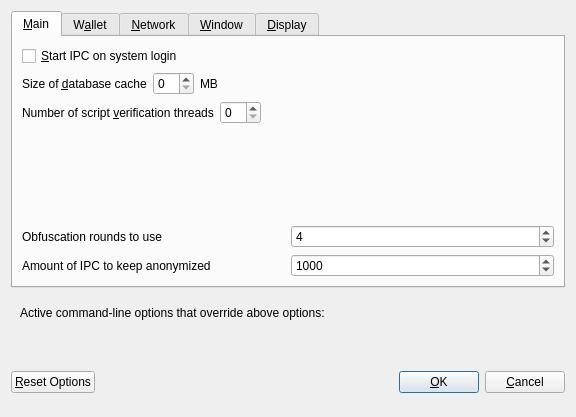
<?xml version="1.0" encoding="UTF-8"?>
<ui version="4.0">
 <class>OptionsDialog</class>
 <widget class="QDialog" name="OptionsDialog">
  <property name="geometry">
   <rect>
    <x>0</x>
    <y>0</y>
    <width>576</width>
    <height>417</height>
   </rect>
  </property>
  <property name="windowTitle">
   <string>Options</string>
  </property>
  <property name="modal">
   <bool>true</bool>
  </property>
  <layout class="QVBoxLayout" name="verticalLayout">
   <item>
    <widget class="QTabWidget" name="tabWidget">
     <property name="currentIndex">
      <number>0</number>
     </property>
     <widget class="QWidget" name="tabMain">
      <attribute name="title">
       <string>&amp;Main</string>
      </attribute>
      <layout class="QVBoxLayout" name="verticalLayout_Main">
       <item>
        <widget class="QCheckBox" name="bitcoinAtStartup">
         <property name="toolTip">
          <string>Automatically start IPC after logging in to the system.</string>
         </property>
         <property name="text">
          <string>&amp;Start IPC on system login</string>
         </property>
        </widget>
       </item>
       <item>
        <layout class="QHBoxLayout" name="horizontalLayout_2_Main">
         <item>
          <widget class="QLabel" name="databaseCacheLabel">
           <property name="text">
            <string>Size of &amp;database cache</string>
           </property>
           <property name="textFormat">
            <enum>Qt::PlainText</enum>
           </property>
           <property name="buddy">
            <cstring>databaseCache</cstring>
           </property>
          </widget>
         </item>
         <item>
          <widget class="QSpinBox" name="databaseCache"/>
         </item>
         <item>
          <widget class="QLabel" name="databaseCacheUnitLabel">
           <property name="text">
            <string>MB</string>
           </property>
           <property name="textFormat">
            <enum>Qt::PlainText</enum>
           </property>
          </widget>
         </item>
         <item>
          <spacer name="horizontalSpacer_2_Main">
           <property name="orientation">
            <enum>Qt::Horizontal</enum>
           </property>
           <property name="sizeHint" stdset="0">
            <size>
             <width>40</width>
             <height>20</height>
            </size>
           </property>
          </spacer>
         </item>
        </layout>
       </item>
       <item>
        <layout class="QHBoxLayout" name="horizontalLayout_3_Main">
         <item>
          <widget class="QLabel" name="threadsScriptVerifLabel">
           <property name="text">
            <string>Number of script &amp;verification threads</string>
           </property>
           <property name="textFormat">
            <enum>Qt::PlainText</enum>
           </property>
           <property name="buddy">
            <cstring>threadsScriptVerif</cstring>
           </property>
          </widget>
         </item>
         <item>
          <widget class="QSpinBox" name="threadsScriptVerif">
           <property name="toolTip">
            <string>(0 = auto, &lt;0 = leave that many cores free)</string>
           </property>
          </widget>
         </item>
         <item>
          <spacer name="horizontalSpacer_3_Main">
           <property name="orientation">
            <enum>Qt::Horizontal</enum>
           </property>
           <property name="sizeHint" stdset="0">
            <size>
             <width>40</width>
             <height>20</height>
            </size>
           </property>
          </spacer>
         </item>
        </layout>
       </item>
       <item>
        <spacer name="verticalSpacer_Main">
         <property name="orientation">
          <enum>Qt::Vertical</enum>
         </property>
         <property name="sizeHint" stdset="0">
          <size>
           <width>20</width>
           <height>40</height>
          </size>
         </property>
        </spacer>
       </item>
       <item>
        <layout class="QHBoxLayout" name="horizontalLayout_4_Main">
         <item>
          <widget class="QLabel" name="label">
           <property name="toolTip">
            <string>This setting determines the amount of individual masternodes that an input will be anonymized through.&lt;br/&gt;More rounds of anonymization gives a higher degree of privacy, but also costs more in fees.</string>
           </property>
           <property name="text">
            <string>Obfuscation rounds to use</string>
           </property>
          </widget>
         </item>
         <item>
          <widget class="QSpinBox" name="obfuscationRounds">
           <property name="minimum">
            <number>2</number>
           </property>
           <property name="maximum">
            <number>8</number>
           </property>
           <property name="value">
            <number>4</number>
           </property>
          </widget>
         </item>
        </layout>
       </item>
       <item>
        <layout class="QHBoxLayout" name="horizontalLayout">
         <item>
          <widget class="QLabel" name="label_2">
           <property name="toolTip">
            <string>This amount acts as a threshold to turn off Obfuscation once it's reached.</string>
           </property>
           <property name="statusTip">
            <string notr="true"/>
           </property>
           <property name="whatsThis">
            <string notr="true"/>
           </property>
           <property name="accessibleName">
            <string notr="true"/>
           </property>
           <property name="accessibleDescription">
            <string notr="true"/>
           </property>
           <property name="text">
            <string>Amount of IPC to keep anonymized</string>
           </property>
          </widget>
         </item>
         <item>
          <widget class="QSpinBox" name="anonymizeIpcash">
           <property name="minimum">
            <number>100</number>
           </property>
           <property name="maximum">
            <number>100000</number>
           </property>
           <property name="singleStep">
            <number>100</number>
           </property>
           <property name="value">
            <number>1000</number>
           </property>
          </widget>
         </item>
        </layout>
       </item>
      </layout>
     </widget>
     <widget class="QWidget" name="tabWallet">
      <attribute name="title">
       <string>W&amp;allet</string>
      </attribute>
      <layout class="QVBoxLayout" name="verticalLayout_Wallet">
       <item>
        <widget class="QGroupBox" name="groupBox">
         <property name="title">
          <string>Expert</string>
         </property>
         <layout class="QVBoxLayout" name="verticalLayout_2">
          <item>
           <widget class="QCheckBox" name="coinControlFeatures">
            <property name="toolTip">
             <string>Whether to show coin control features or not.</string>
            </property>
            <property name="text">
             <string>Enable coin &amp;control features</string>
            </property>
           </widget>
          </item>
          <item>
           <widget class="QCheckBox" name="showMasternodesTab">
            <property name="toolTip">
             <string>Show additional tab listing all your masternodes in first sub-tab&lt;br/&gt;and all masternodes on the network in second sub-tab.</string>
            </property>
            <property name="text">
             <string>Show Masternodes Tab</string>
            </property>
           </widget>
          </item>
          <item>
           <widget class="QCheckBox" name="spendZeroConfChange">
            <property name="toolTip">
             <string>If you disable the spending of unconfirmed change, the change from a transaction&lt;br/&gt;cannot be used until that transaction has at least one confirmation.&lt;br/&gt;This also affects how your balance is computed.</string>
            </property>
            <property name="text">
             <string>&amp;Spend unconfirmed change</string>
            </property>
           </widget>
          </item>
         </layout>
        </widget>
       </item>
       <item>
        <spacer name="verticalSpacer_Wallet">
         <property name="orientation">
          <enum>Qt::Vertical</enum>
         </property>
         <property name="sizeHint" stdset="0">
          <size>
           <width>20</width>
           <height>40</height>
          </size>
         </property>
        </spacer>
       </item>
      </layout>
     </widget>
     <widget class="QWidget" name="tabNetwork">
      <attribute name="title">
       <string>&amp;Network</string>
      </attribute>
      <layout class="QVBoxLayout" name="verticalLayout_Network">
       <item>
        <widget class="QCheckBox" name="mapPortUpnp">
         <property name="toolTip">
          <string>Automatically open the IPC client port on the router. This only works when your router supports UPnP and it is enabled.</string>
         </property>
         <property name="text">
          <string>Map port using &amp;UPnP</string>
         </property>
        </widget>
       </item>
       <item>
        <widget class="QCheckBox" name="allowIncoming">
         <property name="toolTip">
          <string>Accept connections from outside</string>
         </property>
         <property name="text">
          <string>Allow incoming connections</string>
         </property>
        </widget>
       </item>
       <item>
        <widget class="QCheckBox" name="connectSocks">
         <property name="toolTip">
          <string>Connect to the IPC network through a SOCKS5 proxy.</string>
         </property>
         <property name="text">
          <string>&amp;Connect through SOCKS5 proxy (default proxy):</string>
         </property>
        </widget>
       </item>
       <item>
        <layout class="QHBoxLayout" name="horizontalLayout_1_Network">
         <item>
          <widget class="QLabel" name="proxyIpLabel">
           <property name="text">
            <string>Proxy &amp;IP:</string>
           </property>
           <property name="textFormat">
            <enum>Qt::PlainText</enum>
           </property>
           <property name="buddy">
            <cstring>proxyIp</cstring>
           </property>
          </widget>
         </item>
         <item>
          <widget class="QValidatedLineEdit" name="proxyIp">
           <property name="minimumSize">
            <size>
             <width>140</width>
             <height>0</height>
            </size>
           </property>
           <property name="maximumSize">
            <size>
             <width>140</width>
             <height>16777215</height>
            </size>
           </property>
           <property name="toolTip">
            <string>IP address of the proxy (e.g. IPv4: 127.0.0.1 / IPv6: ::1)</string>
           </property>
          </widget>
         </item>
         <item>
          <widget class="QLabel" name="proxyPortLabel">
           <property name="text">
            <string>&amp;Port:</string>
           </property>
           <property name="textFormat">
            <enum>Qt::PlainText</enum>
           </property>
           <property name="buddy">
            <cstring>proxyPort</cstring>
           </property>
          </widget>
         </item>
         <item>
          <widget class="QLineEdit" name="proxyPort">
           <property name="minimumSize">
            <size>
             <width>55</width>
             <height>0</height>
            </size>
           </property>
           <property name="maximumSize">
            <size>
             <width>55</width>
             <height>16777215</height>
            </size>
           </property>
           <property name="toolTip">
            <string>Port of the proxy (e.g. 9050)</string>
           </property>
          </widget>
         </item>
         <item>
          <spacer name="horizontalSpacer_1_Network">
           <property name="orientation">
            <enum>Qt::Horizontal</enum>
           </property>
           <property name="sizeHint" stdset="0">
            <size>
             <width>40</width>
             <height>20</height>
            </size>
           </property>
          </spacer>
         </item>
        </layout>
       </item>
       <item>
        <spacer name="verticalSpacer_Network">
         <property name="orientation">
          <enum>Qt::Vertical</enum>
         </property>
         <property name="sizeHint" stdset="0">
          <size>
           <width>20</width>
           <height>40</height>
          </size>
         </property>
        </spacer>
       </item>
      </layout>
     </widget>
     <widget class="QWidget" name="tabWindow">
      <attribute name="title">
       <string>&amp;Window</string>
      </attribute>
      <layout class="QVBoxLayout" name="verticalLayout_Window">
       <item>
        <widget class="QCheckBox" name="minimizeToTray">
         <property name="toolTip">
          <string>Show only a tray icon after minimizing the window.</string>
         </property>
         <property name="text">
          <string>&amp;Minimize to the tray instead of the taskbar</string>
         </property>
        </widget>
       </item>
       <item>
        <widget class="QCheckBox" name="minimizeOnClose">
         <property name="toolTip">
          <string>Minimize instead of exit the application when the window is closed. When this option is enabled, the application will be closed only after selecting Quit in the menu.</string>
         </property>
         <property name="text">
          <string>M&amp;inimize on close</string>
         </property>
        </widget>
       </item>
       <item>
        <spacer name="verticalSpacer_Window">
         <property name="orientation">
          <enum>Qt::Vertical</enum>
         </property>
         <property name="sizeHint" stdset="0">
          <size>
           <width>20</width>
           <height>40</height>
          </size>
         </property>
        </spacer>
       </item>
      </layout>
     </widget>
     <widget class="QWidget" name="tabDisplay">
      <attribute name="title">
       <string>&amp;Display</string>
      </attribute>
      <layout class="QVBoxLayout" name="verticalLayout_Display">
       <item>
        <layout class="QHBoxLayout" name="horizontalLayout_1_Display">
         <item>
          <widget class="QLabel" name="langLabel">
           <property name="text">
            <string>User Interface &amp;language:</string>
           </property>
           <property name="textFormat">
            <enum>Qt::PlainText</enum>
           </property>
           <property name="buddy">
            <cstring>lang</cstring>
           </property>
          </widget>
         </item>
         <item>
          <widget class="QValueComboBox" name="lang">
           <property name="toolTip">
            <string>The user interface language can be set here. This setting will take effect after restarting IPC.</string>
           </property>
          </widget>
         </item>
        </layout>
       </item>
       <item>
        <widget class="QLabel" name="label_3">
         <property name="toolTip">
          <string notr="true"/>
         </property>
         <property name="statusTip">
          <string notr="true"/>
         </property>
         <property name="whatsThis">
          <string notr="true"/>
         </property>
         <property name="accessibleName">
          <string notr="true"/>
         </property>
         <property name="text">
          <string>Language missing or translation incomplete? Help contributing translations here:
https://www.transifex.com/ipcash-project/ipcash-project-translations</string>
         </property>
         <property name="wordWrap">
          <bool>true</bool>
         </property>
         <property name="openExternalLinks">
          <bool>true</bool>
         </property>
         <property name="textInteractionFlags">
          <set>Qt::TextBrowserInteraction</set>
         </property>
        </widget>
       </item>
       <item>
        <layout class="QHBoxLayout" name="horizontalLayout_4_Display" stretch="0,0">
         <item>
          <widget class="QLabel" name="themeLabel">
           <property name="text">
            <string>User Interface Theme:</string>
           </property>
          </widget>
         </item>
         <item>
          <widget class="QValueComboBox" name="theme"/>
         </item>
        </layout>
       </item>
       <item>
        <widget class="Line" name="line">
         <property name="orientation">
          <enum>Qt::Horizontal</enum>
         </property>
        </widget>
       </item>
       <item>
        <layout class="QHBoxLayout" name="horizontalLayout_2_Display">
         <item>
          <widget class="QLabel" name="unitLabel">
           <property name="text">
            <string>&amp;Unit to show amounts in:</string>
           </property>
           <property name="textFormat">
            <enum>Qt::PlainText</enum>
           </property>
           <property name="buddy">
            <cstring>unit</cstring>
           </property>
          </widget>
         </item>
         <item>
          <widget class="QValueComboBox" name="unit">
           <property name="toolTip">
            <string>Choose the default subdivision unit to show in the interface and when sending coins.</string>
           </property>
          </widget>
         </item>
        </layout>
       </item>
       <item>
        <layout class="QHBoxLayout" name="horizontalLayout_5_Display">
         <item>
          <widget class="QLabel" name="digitsLabel">
           <property name="text">
            <string>Decimal digits</string>
           </property>
          </widget>
         </item>
         <item>
          <widget class="QValueComboBox" name="digits"/>
         </item>
        </layout>
       </item>
       <item>
        <layout class="QHBoxLayout" name="horizontalLayout_3_Display">
         <item>
          <widget class="QLabel" name="thirdPartyTxUrlsLabel">
           <property name="toolTip">
            <string>Third party URLs (e.g. a block explorer) that appear in the transactions tab as context menu items. %s in the URL is replaced by transaction hash. Multiple URLs are separated by vertical bar |.</string>
           </property>
           <property name="text">
            <string>Third party transaction URLs</string>
           </property>
           <property name="buddy">
            <cstring>thirdPartyTxUrls</cstring>
           </property>
          </widget>
         </item>
         <item>
          <widget class="QLineEdit" name="thirdPartyTxUrls">
           <property name="toolTip">
            <string>Third party URLs (e.g. a block explorer) that appear in the transactions tab as context menu items. %s in the URL is replaced by transaction hash. Multiple URLs are separated by vertical bar |.</string>
           </property>
          </widget>
         </item>
        </layout>
       </item>
       <item>
        <spacer name="verticalSpacer">
         <property name="orientation">
          <enum>Qt::Vertical</enum>
         </property>
         <property name="sizeHint" stdset="0">
          <size>
           <width>20</width>
           <height>40</height>
          </size>
         </property>
        </spacer>
       </item>
      </layout>
     </widget>
    </widget>
   </item>
   <item>
    <widget class="QFrame" name="frame">
     <layout class="QVBoxLayout" name="verticalLayout_Bottom">
      <item>
       <layout class="QHBoxLayout" name="horizontalLayout_Bottom">
        <item>
         <widget class="QLabel" name="overriddenByCommandLineInfoLabel">
          <property name="text">
           <string>Active command-line options that override above options:</string>
          </property>
          <property name="textFormat">
           <enum>Qt::PlainText</enum>
          </property>
         </widget>
        </item>
        <item>
         <spacer name="horizontalSpacer_Bottom">
          <property name="orientation">
           <enum>Qt::Horizontal</enum>
          </property>
          <property name="sizeHint" stdset="0">
           <size>
            <width>40</width>
            <height>20</height>
           </size>
          </property>
         </spacer>
        </item>
       </layout>
      </item>
      <item>
       <widget class="QLabel" name="overriddenByCommandLineLabel">
        <property name="text">
         <string/>
        </property>
        <property name="textFormat">
         <enum>Qt::PlainText</enum>
        </property>
        <property name="wordWrap">
         <bool>true</bool>
        </property>
       </widget>
      </item>
     </layout>
    </widget>
   </item>
   <item>
    <layout class="QHBoxLayout" name="horizontalLayout_Buttons">
     <item>
      <widget class="QPushButton" name="resetButton">
       <property name="toolTip">
        <string>Reset all client options to default.</string>
       </property>
       <property name="text">
        <string>&amp;Reset Options</string>
       </property>
       <property name="autoDefault">
        <bool>false</bool>
       </property>
      </widget>
     </item>
     <item>
      <spacer name="horizontalSpacer_1">
       <property name="orientation">
        <enum>Qt::Horizontal</enum>
       </property>
       <property name="sizeHint" stdset="0">
        <size>
         <width>40</width>
         <height>48</height>
        </size>
       </property>
      </spacer>
     </item>
     <item>
      <widget class="QLabel" name="statusLabel">
       <property name="minimumSize">
        <size>
         <width>200</width>
         <height>0</height>
        </size>
       </property>
       <property name="font">
        <font>
         <weight>75</weight>
         <bold>true</bold>
        </font>
       </property>
       <property name="text">
        <string/>
       </property>
       <property name="textFormat">
        <enum>Qt::PlainText</enum>
       </property>
       <property name="wordWrap">
        <bool>true</bool>
       </property>
      </widget>
     </item>
     <item>
      <spacer name="horizontalSpacer_2">
       <property name="orientation">
        <enum>Qt::Horizontal</enum>
       </property>
       <property name="sizeHint" stdset="0">
        <size>
         <width>40</width>
         <height>48</height>
        </size>
       </property>
      </spacer>
     </item>
     <item>
      <widget class="QPushButton" name="okButton">
       <property name="text">
        <string>&amp;OK</string>
       </property>
       <property name="autoDefault">
        <bool>false</bool>
       </property>
       <property name="default">
        <bool>true</bool>
       </property>
      </widget>
     </item>
     <item>
      <widget class="QPushButton" name="cancelButton">
       <property name="text">
        <string>&amp;Cancel</string>
       </property>
       <property name="autoDefault">
        <bool>false</bool>
       </property>
      </widget>
     </item>
    </layout>
   </item>
  </layout>
 </widget>
 <customwidgets>
  <customwidget>
   <class>QValidatedLineEdit</class>
   <extends>QLineEdit</extends>
   <header>qvalidatedlineedit.h</header>
  </customwidget>
  <customwidget>
   <class>QValueComboBox</class>
   <extends>QComboBox</extends>
   <header>qvaluecombobox.h</header>
  </customwidget>
 </customwidgets>
 <resources/>
 <connections/>
</ui>
